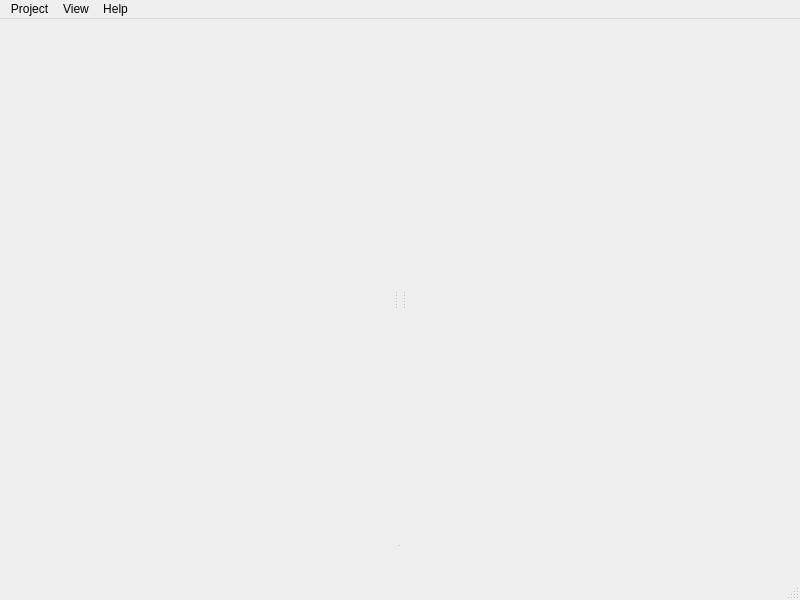
<?xml version="1.0" encoding="UTF-8"?>
<ui version="4.0">
 <class>MainWindow</class>
 <widget class="QMainWindow" name="MainWindow">
  <property name="geometry">
   <rect>
    <x>0</x>
    <y>0</y>
    <width>800</width>
    <height>600</height>
   </rect>
  </property>
  <property name="windowTitle">
   <string>MC-Sim Editor</string>
  </property>
  <property name="windowIcon">
   <iconset resource="../mc-sim-editor.qrc">
    <normaloff>:/mc-sim-editor.png</normaloff>:/mc-sim-editor.png</iconset>
  </property>
  <property name="locale">
   <locale language="English" country="UnitedStates"/>
  </property>
  <widget class="QWidget" name="centralwidget">
   <layout class="QGridLayout" name="gridLayout">
    <property name="leftMargin">
     <number>0</number>
    </property>
    <property name="topMargin">
     <number>0</number>
    </property>
    <property name="rightMargin">
     <number>0</number>
    </property>
    <property name="bottomMargin">
     <number>0</number>
    </property>
    <item row="0" column="0">
     <widget class="QStackedWidget" name="stackedWidget">
      <widget class="QWidget" name="pageModel">
       <layout class="QGridLayout" name="gridLayout_2">
        <property name="leftMargin">
         <number>0</number>
        </property>
        <property name="topMargin">
         <number>0</number>
        </property>
        <property name="rightMargin">
         <number>0</number>
        </property>
        <property name="bottomMargin">
         <number>0</number>
        </property>
        <item row="0" column="0">
         <widget class="QSplitter" name="splitterHorModel">
          <property name="orientation">
           <enum>Qt::Horizontal</enum>
          </property>
          <widget class="mc::gui::FormScene" name="widgetScene" native="true">
           <property name="sizePolicy">
            <sizepolicy hsizetype="Minimum" vsizetype="Minimum">
             <horstretch>0</horstretch>
             <verstretch>0</verstretch>
            </sizepolicy>
           </property>
          </widget>
          <widget class="QSplitter" name="splitterVerModel">
           <property name="orientation">
            <enum>Qt::Vertical</enum>
           </property>
           <widget class="mc::gui::WidgetCGI" name="widgetCGI" native="true">
            <property name="sizePolicy">
             <sizepolicy hsizetype="Expanding" vsizetype="Expanding">
              <horstretch>1</horstretch>
              <verstretch>1</verstretch>
             </sizepolicy>
            </property>
           </widget>
           <widget class="mc::gui::FormAnim" name="widgetAnim" native="true"/>
          </widget>
          <widget class="mc::gui::FormComp" name="widgetComp" native="true">
           <property name="sizePolicy">
            <sizepolicy hsizetype="Minimum" vsizetype="Minimum">
             <horstretch>0</horstretch>
             <verstretch>0</verstretch>
            </sizepolicy>
           </property>
          </widget>
         </widget>
        </item>
       </layout>
      </widget>
      <widget class="QWidget" name="page_2"/>
     </widget>
    </item>
   </layout>
  </widget>
  <widget class="QMenuBar" name="menubar">
   <property name="geometry">
    <rect>
     <x>0</x>
     <y>0</y>
     <width>800</width>
     <height>22</height>
    </rect>
   </property>
   <widget class="QMenu" name="menuProject">
    <property name="title">
     <string>Project</string>
    </property>
    <widget class="QMenu" name="menuRecentFiles">
     <property name="title">
      <string>Recent</string>
     </property>
    </widget>
    <addaction name="actionNew"/>
    <addaction name="actionOpen"/>
    <addaction name="menuRecentFiles"/>
    <addaction name="actionClearRecent"/>
    <addaction name="actionSave"/>
    <addaction name="actionSaveAs"/>
    <addaction name="actionExport"/>
    <addaction name="separator"/>
    <addaction name="actionExit"/>
   </widget>
   <widget class="QMenu" name="menuView">
    <property name="title">
     <string>View</string>
    </property>
    <widget class="QMenu" name="menuViewpoint">
     <property name="title">
      <string>Viewpoint</string>
     </property>
     <addaction name="actionViewDefault"/>
     <addaction name="separator"/>
     <addaction name="actionViewTop"/>
     <addaction name="actionViewBottom"/>
     <addaction name="separator"/>
     <addaction name="actionViewLeft"/>
     <addaction name="actionViewRight"/>
     <addaction name="separator"/>
     <addaction name="actionViewBack"/>
     <addaction name="actionViewFront"/>
    </widget>
    <addaction name="actionReload"/>
    <addaction name="separator"/>
    <addaction name="actionShowGrid"/>
    <addaction name="separator"/>
    <addaction name="menuViewpoint"/>
    <addaction name="separator"/>
    <addaction name="actionViewOrbit"/>
    <addaction name="actionViewTrack"/>
   </widget>
   <widget class="QMenu" name="menuHelp">
    <property name="title">
     <string>Help</string>
    </property>
    <addaction name="actionAbout"/>
   </widget>
   <addaction name="menuProject"/>
   <addaction name="menuView"/>
   <addaction name="menuHelp"/>
  </widget>
  <widget class="QStatusBar" name="statusbar"/>
  <action name="actionNew">
   <property name="text">
    <string>New</string>
   </property>
  </action>
  <action name="actionOpen">
   <property name="text">
    <string>Open</string>
   </property>
  </action>
  <action name="actionSaveAs">
   <property name="text">
    <string>Save as...</string>
   </property>
  </action>
  <action name="actionExit">
   <property name="text">
    <string>Exit</string>
   </property>
  </action>
  <action name="actionSave">
   <property name="text">
    <string>Save (Ctrl+S)</string>
   </property>
  </action>
  <action name="actionClearRecent">
   <property name="text">
    <string>Clear recent</string>
   </property>
  </action>
  <action name="actionReload">
   <property name="text">
    <string>Reload (Ctrl+R)</string>
   </property>
   <property name="toolTip">
    <string>Reload (Ctrl+R)</string>
   </property>
  </action>
  <action name="actionAbout">
   <property name="text">
    <string>About</string>
   </property>
  </action>
  <action name="actionViewDefault">
   <property name="text">
    <string>Default (0)</string>
   </property>
  </action>
  <action name="actionViewTop">
   <property name="text">
    <string>Top (7)</string>
   </property>
  </action>
  <action name="actionViewBottom">
   <property name="text">
    <string>Bottom (Ctrl+7)</string>
   </property>
  </action>
  <action name="actionViewLeft">
   <property name="text">
    <string>Left (1)</string>
   </property>
  </action>
  <action name="actionViewRight">
   <property name="text">
    <string>Right (Ctrl+1)</string>
   </property>
  </action>
  <action name="actionViewBack">
   <property name="text">
    <string>Back (3)</string>
   </property>
  </action>
  <action name="actionViewFront">
   <property name="text">
    <string>Front (Ctrl+3)</string>
   </property>
  </action>
  <action name="actionShowGrid">
   <property name="checkable">
    <bool>true</bool>
   </property>
   <property name="checked">
    <bool>false</bool>
   </property>
   <property name="text">
    <string>Show Grid</string>
   </property>
  </action>
  <action name="actionExport">
   <property name="text">
    <string>Export model as...</string>
   </property>
  </action>
  <action name="actionViewOrbit">
   <property name="text">
    <string>Orbit</string>
   </property>
  </action>
  <action name="actionViewTrack">
   <property name="text">
    <string>Track</string>
   </property>
  </action>
 </widget>
 <customwidgets>
  <customwidget>
   <class>mc::gui::WidgetCGI</class>
   <extends>QWidget</extends>
   <header>gui/WidgetCGI.h</header>
   <container>1</container>
  </customwidget>
  <customwidget>
   <class>mc::gui::FormScene</class>
   <extends>QWidget</extends>
   <header>gui/FormScene.h</header>
   <container>1</container>
  </customwidget>
  <customwidget>
   <class>mc::gui::FormComp</class>
   <extends>QWidget</extends>
   <header>gui/FormComp.h</header>
   <container>1</container>
  </customwidget>
  <customwidget>
   <class>mc::gui::FormAnim</class>
   <extends>QWidget</extends>
   <header>gui/FormAnim.h</header>
   <container>1</container>
  </customwidget>
 </customwidgets>
 <resources>
  <include location="../mc-sim-editor.qrc"/>
 </resources>
 <connections/>
</ui>
